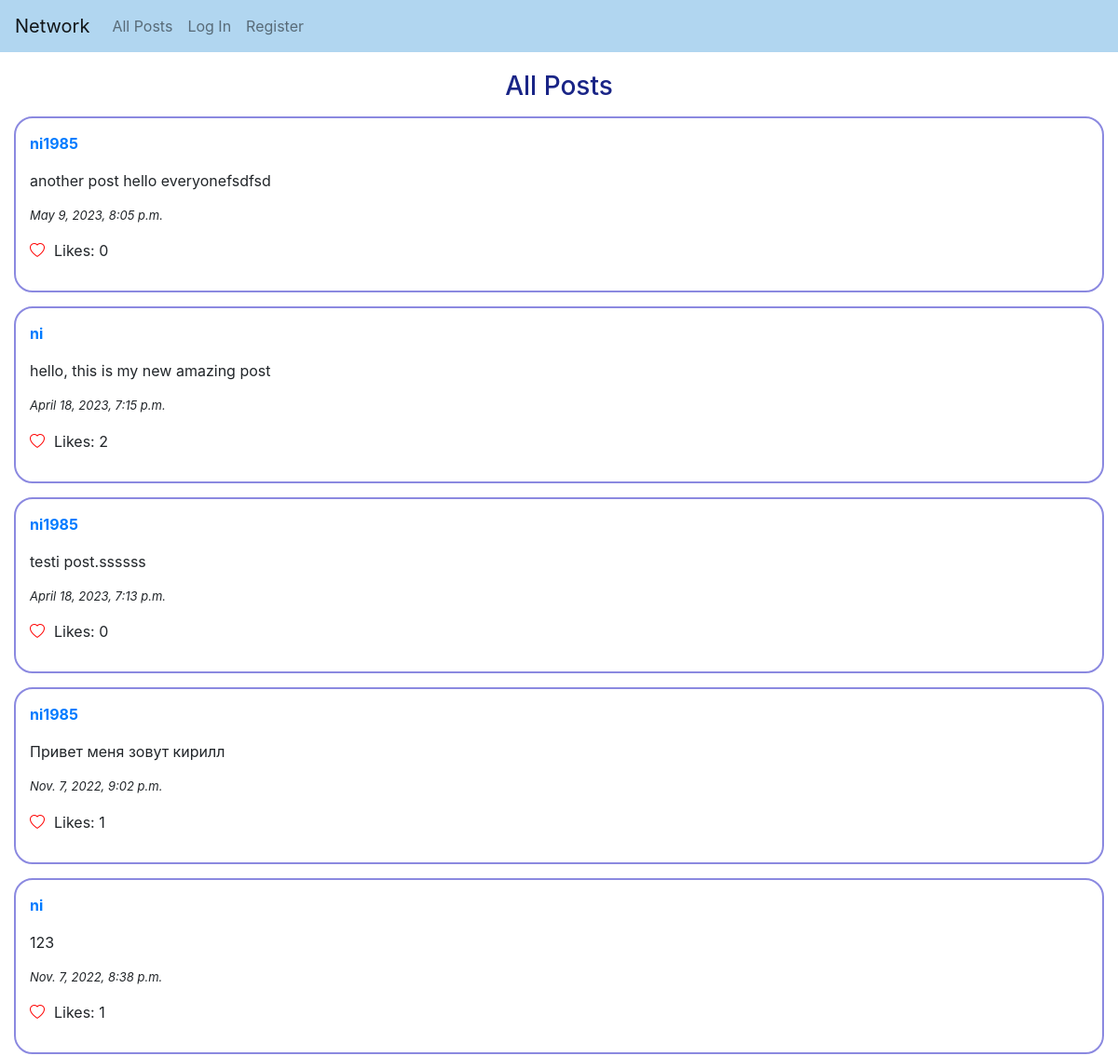
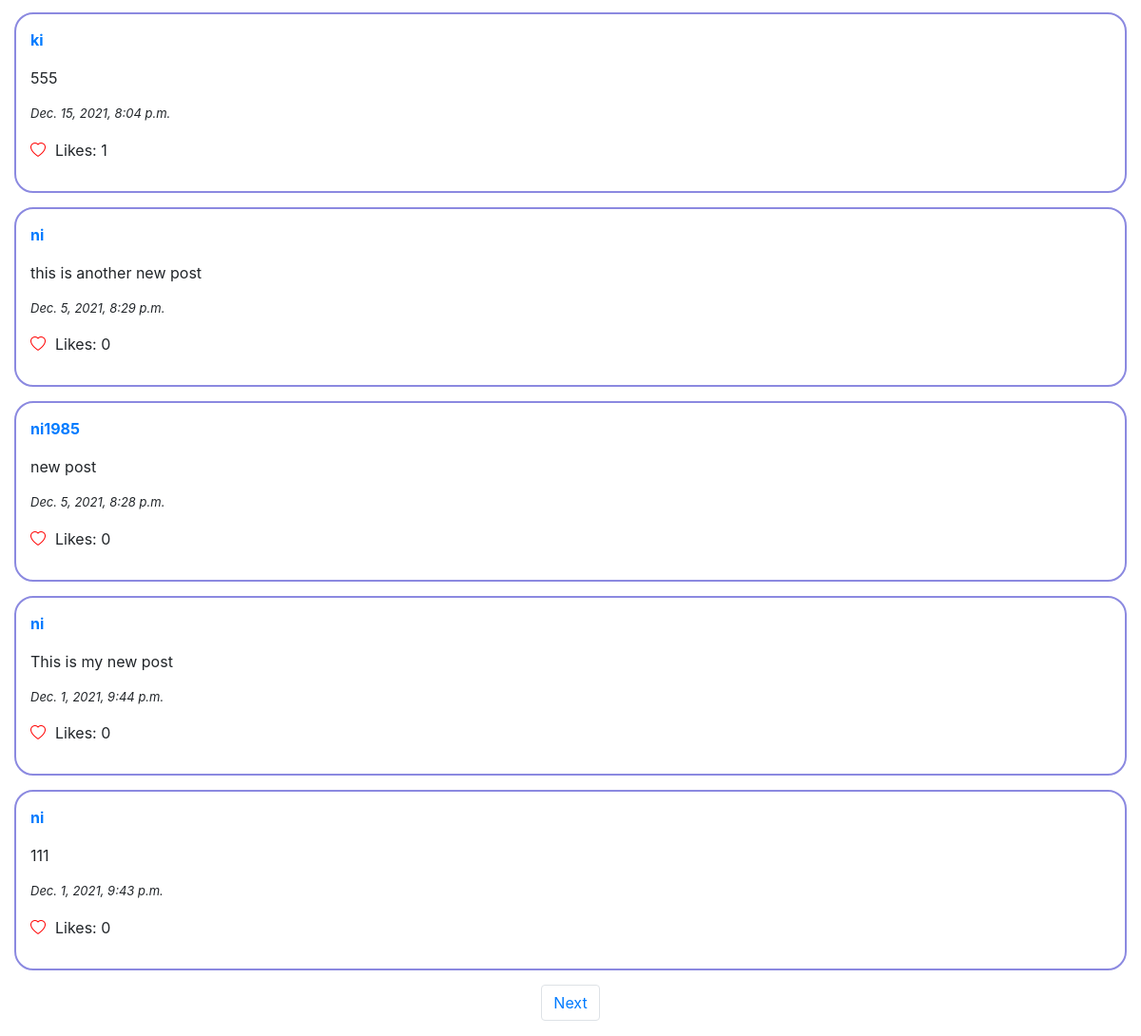
The app's page /, older data (2 pictures, top to bottom).
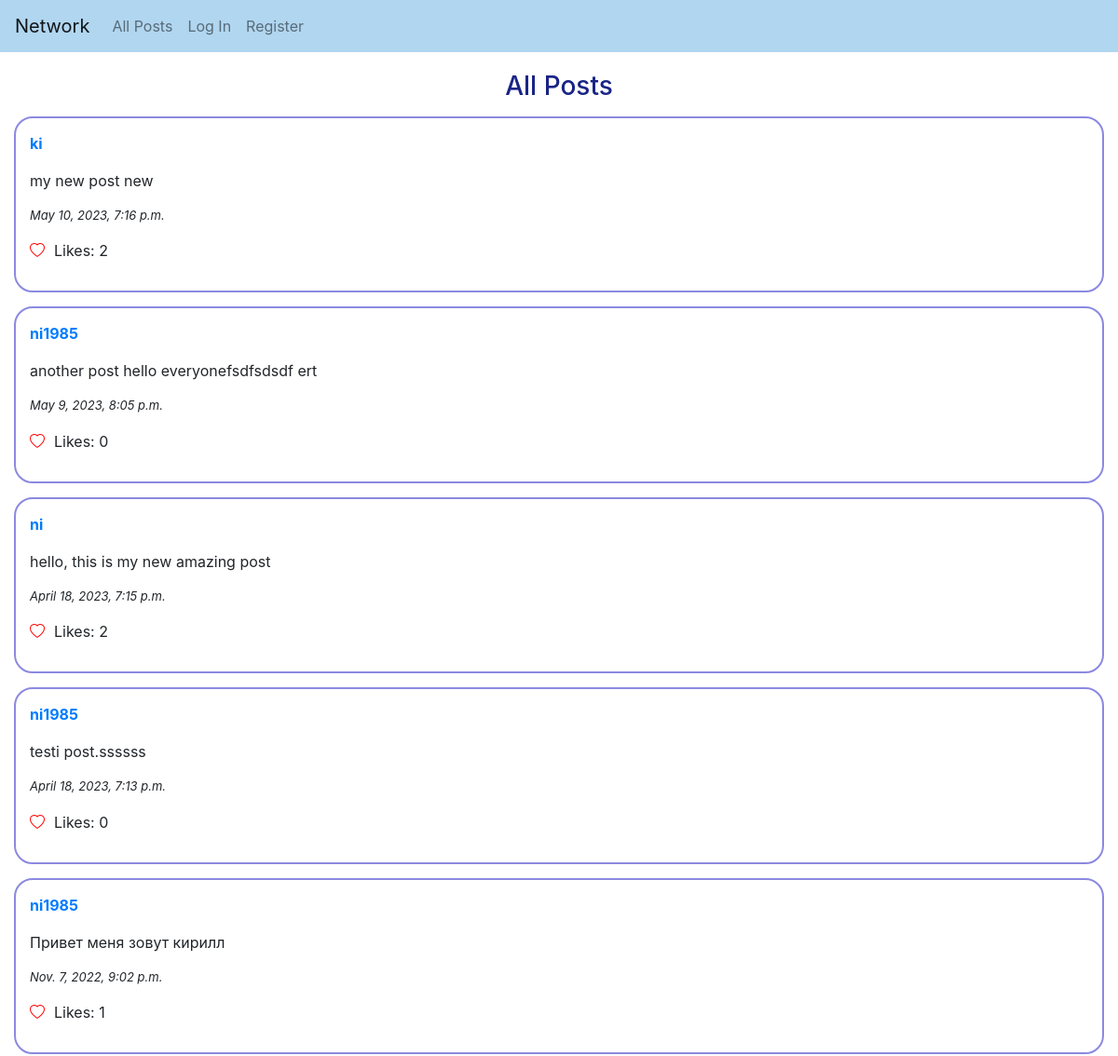
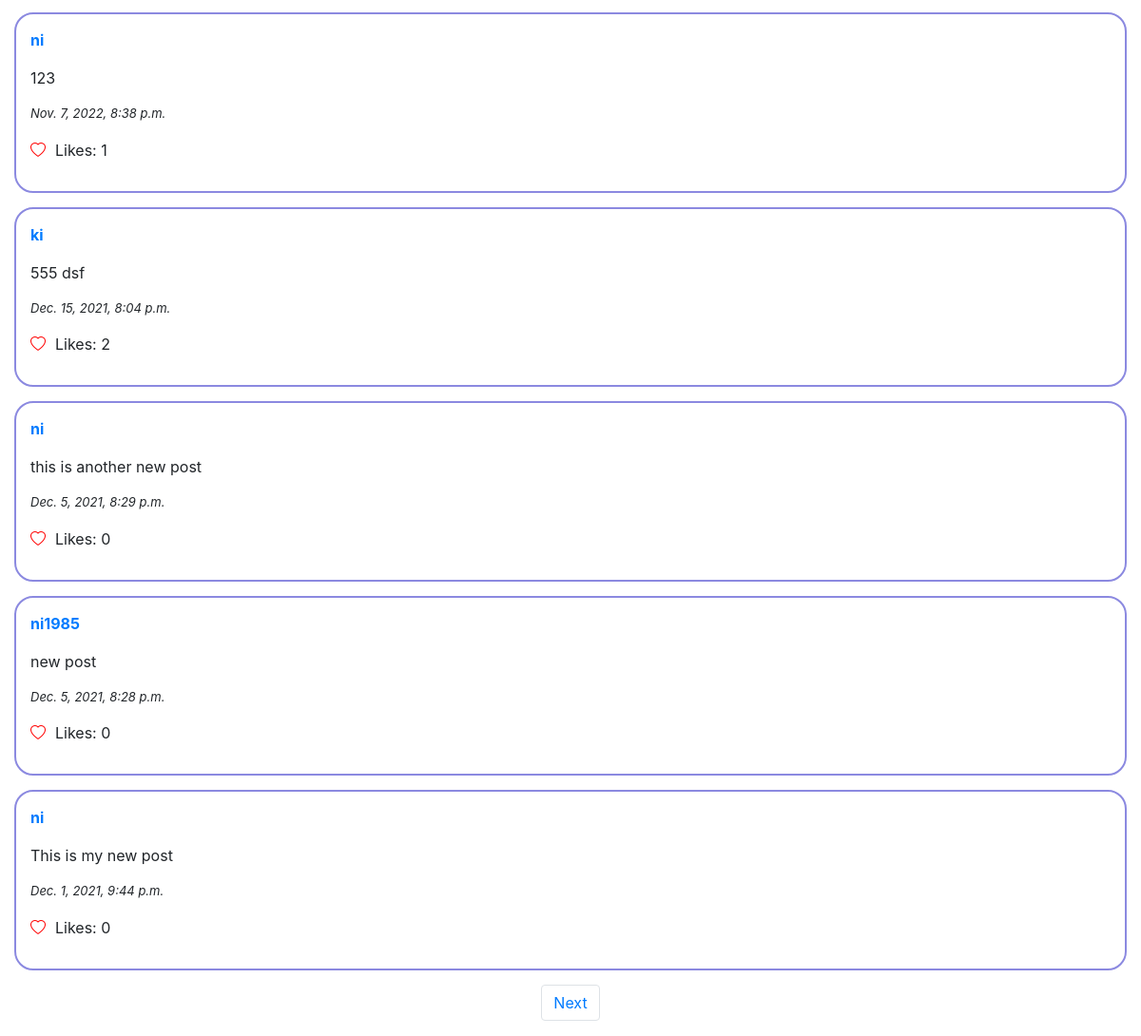
The same page, newer data (2 pictures, top to bottom).
### network/models.py (models this page shows, shortened)
class Post(models.Model):
    creator = models.ForeignKey(
        User,
        on_delete = models.CASCADE)
    post_text = models.TextField()
    post_time = models.DateTimeField(auto_now_add=True)
    likes = models.ManyToManyField(
        User,
        blank = True,
        related_name = 'Likes'
    )

class User(AbstractUser):
    pass

### network/views.py (the view)
# urls.py: path("", views.index, name="index"),
def index(request):
    if request.user.is_active:
        if request.method == "POST":
            new_post = PostForm(request.POST)
            if new_post.is_valid():
                post = new_post.save(commit=False)
                post.creator = request.user
                post.save()
            return HttpResponseRedirect(reverse('index'))
        else:
            new_post_form = PostForm()
    else:
        new_post_form = None
    posts = Post.objects.select_related('creator').order_by('-post_time')
    page_number = request.GET.get('page')
    paginator = Paginator(posts, per_page = 10)
    page_obj = paginator.get_page(page_number)
    return render(request, "network/index.html", {
        'new_post': new_post_form,
        'posts': page_obj
    })

### network/templates/network/index.html (shortened to what this page needs)
{% extends "network/layout.html" %}
{% load crispy_forms_tags %}
{% load static %}
{% block body %}
    <div class="heading">
        <h3>All Posts</h3>
    </div>
    <div>
        {% for post in posts %}
        <div class="rcorners2">
            <a href="/profile/{{ post.creator }}" id="post-creator-{{ post.id }}"><p class="thick">{{ post.creator }}</p></a>
            <p id="post-text-{{ post.id }}">{{ post.post_text }}</p>
            <p class="sm-italic">{{ post.post_time }}</p>
            <div class="inline">
                {% if user in post.likes.all %}
                    <i class="bi bi-heart-fill heart" like-id="{{ post.id }}"></i>
                 {% else %}
                    <i class="bi bi-heart heart" like-id="{{ post.id }}"></i>
                {% endif %}
                <p id = "like-count-{{ post.id }}" class="margin-left">Likes: {{ post.likes.count }}</p>
            </div>
        </div>
        {% endfor %}
    </div>
        <nav aria-label="Page navigation">
            <div class="btn-navigation">
                <ul class="pagination">
                    {% if posts.has_next %}
                        <li class="page-item"><a class="page-link" href="?page={{ posts.next_page_number }}">Next</a></li>
                    {% endif %}
                </ul>
            </div>
        </nav>
{% endblock %}

### network/templates/network/layout.html (shortened to what this page needs)
{% load static %}
<!DOCTYPE html>
<html lang="en">
    <head>
        <link rel="stylesheet" href="https://stackpath.bootstrapcdn.com/bootstrap/4.4.1/css/bootstrap.min.css">
        <link href="{% static 'network/styles.css' %}" rel="stylesheet">
        <link rel="stylesheet" href="https://cdn.jsdelivr.net/npm/bootstrap-icons@1.10.5/font/bootstrap-icons.css">
    </head>
    <body>
        <nav class="navbar navbar-expand-lg navbar-light" style="background-color: #b1d6f0">
            <a class="navbar-brand" href="{% url 'index' %}">Network</a>
            <div>
              <ul class="navbar-nav mr-auto">
                <li class="nav-item">
                  <a class="nav-link" href="{% url 'index' %}">All Posts</a>
                </li>
                {% if user.is_authenticated %}
                    <li class="nav-item">
                        <a class="nav-link" href="{% url 'favorites' %}">Following</a>
                    </li>
                    <li class="nav-item">
                        <a class="nav-link" href="{% url 'logout' %}">Log Out</a>
                    </li>
                {% else %}
                    <li class="nav-item">
                        <a class="nav-link" href="{% url 'login' %}">Log In</a>
                    </li>
                    <li class="nav-item">
                        <a class="nav-link" href="{% url 'register' %}">Register</a>
                    </li>
                {% endif %}
              </ul>
            </div>
          </nav>
        <div class="body">
            {% block body %}
            {% endblock %}
        </div>
    </body>
</html>

### network/static/network/styles.css (style rules this page uses)
.heart { color: red; }
.heading { text-align: center; color: rgba(5, 17, 124, 0.923); margin-top: 20px; }
.rcorners2 { border-radius: 20px; border: 2px solid #332ec990; margin: 15px; padding: 15px; }
p.thick { font-weight: bold; }
p.sm-italic { font-style: italic; font-size: small; }
.inline { display: flex; }
.margin-left { margin-left: 10px; }
.btn-navigation { display: flex; justify-content: center; align-items: center; }

Row changes from the older to the newer data that the page shows:
no longer on this page (row unchanged): Post: creator "ni", post_text "111", post_time "Dec. 1, 2021, 9:43 p.m.", likes.count "0"
added Post: creator "ki", post_text "my new post new", post_time "May 10, 2023, 7:16 p.m.", likes.count "2"
changed Post: post_text "another post hello everyonefsdfsd" → "another post hello everyonefsdfsdsdf ert"
changed Post: post_text "555" → "555 dsf"; likes.count "1" → "2"
